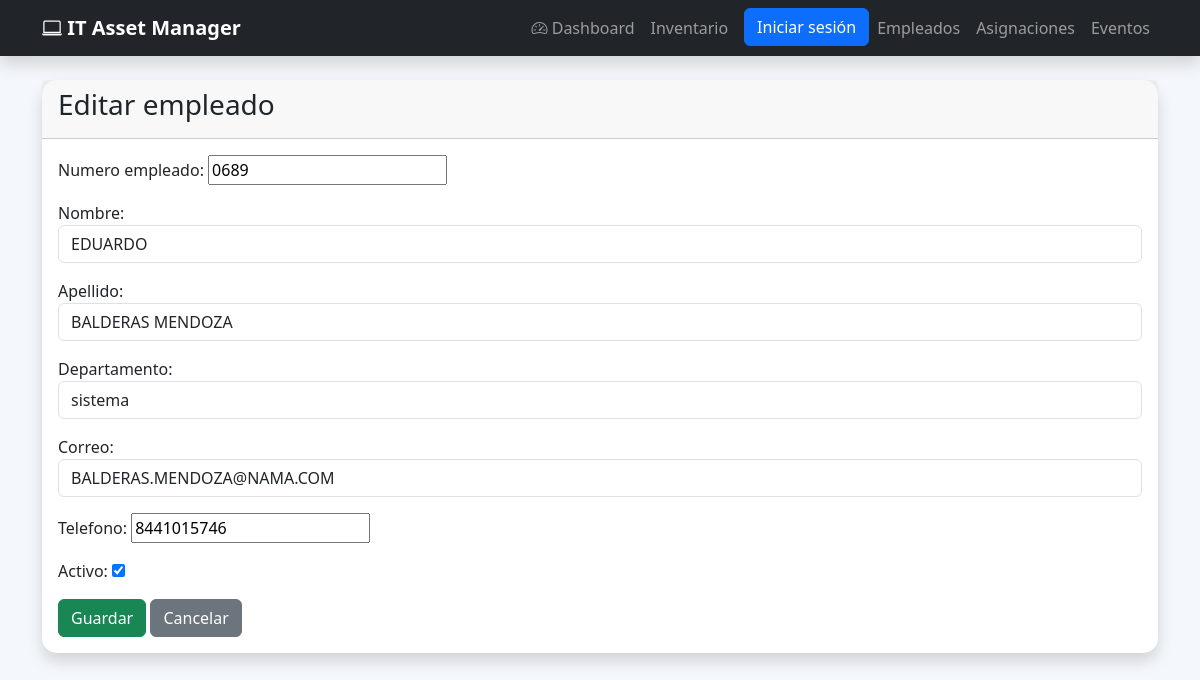
/empleados/editar/1/, run on the app's committed database.
### empleados/models.py (models this page shows, shortened)
class Empleado(models.Model):
    numero_empleado = models.CharField(
        max_length=10,
        unique=True
    )
    nombre = models.CharField(
        max_length=50
    )
    apellido = models.CharField(
        max_length=50
    )
    departamento = models.CharField(
        max_length=50
    )
    correo = models.EmailField(
        unique=True
    )
    telefono = models.CharField(
        max_length=15
    )
    activo = models.BooleanField(
        default=True
    )
    fecha_registro = models.DateTimeField(
        auto_now_add=True
    )

### empleados/views.py (the view)
# urls.py: path("editar/<int:id>/",views.editar_empleado,name="editar_empleado"),
def editar_empleado(request,id):
    empleado = get_object_or_404(Empleado,pk=id)
    if request.method=="POST":
        formulario = EmpleadoForm(request.POST,instance=empleado)
        if formulario.is_valid():
            formulario.save()
            Evento.objects.create(
                tipo="Empleado Editado",
                descripcion=f"Se ha editado el empleado: {formulario.cleaned_data['nombre']}"
            )
            return redirect("lista_empleados")
    else:
        formulario = EmpleadoForm(instance=empleado)
    return render(
        request,
        "empleados/formulario_empleado.html",
        {
            "formulario": formulario,
            "titulo":"Editar empleado"
        }
    )

### empleados/forms.py
class EmpleadoForm(forms.ModelForm):
    class Meta:
        model = Empleado
        fields = "__all__"
        widgets = {
            "nombre": forms.TextInput(attrs={"class": "form-control"}),
            "apellido": forms.TextInput(attrs={"class": "form-control"}),
            "correo": forms.EmailInput(attrs={"class": "form-control"}),
            "departamento": forms.TextInput(attrs={"class": "form-control"}),
        }

### templates/empleados/formulario_empleado.html (shortened to what this page needs)
{% extends 'layouts/base.html' %}
{% block content %}
<div class="container mt-4">
    <div class="card shadow">
        <div class="card-header">
            <h3>{{ titulo }}</h3>
        </div>
        <div class="card-body">
            <form method="POST">
                {{ formulario.as_p }}
                <button class="btn btn-success">
                    Guardar
                </button>
                <a href="{% url 'lista_empleados' %}"
                   class="btn btn-secondary">
                    Cancelar
                </a>
            </form>
        </div>
    </div>
</div>
{% endblock %}

### static/css/style.css (style rules this page uses)
body { background:#f5f7fa; }
body { background:#f4f7fb; }
.card { border:none; border-radius:18px; transition:.35s; }
.card { border:none; border-radius:15px; transition:.3s; }
.card-header { font-weight:bold; }

### static/css/inventario.css (style rules this page uses)
.btn { transition:.25s; }
.btn { transition:.3s; }

### data on the page
Empleado: numero_empleado "0689", nombre "EDUARDO", apellido "BALDERAS MENDOZA", departamento "sistema", correo "BALDERAS.MENDOZA@NAMA.COM", telefono "8441015746", activo "☑"

### other printed values
{{ titulo }} "Editar empleado"
